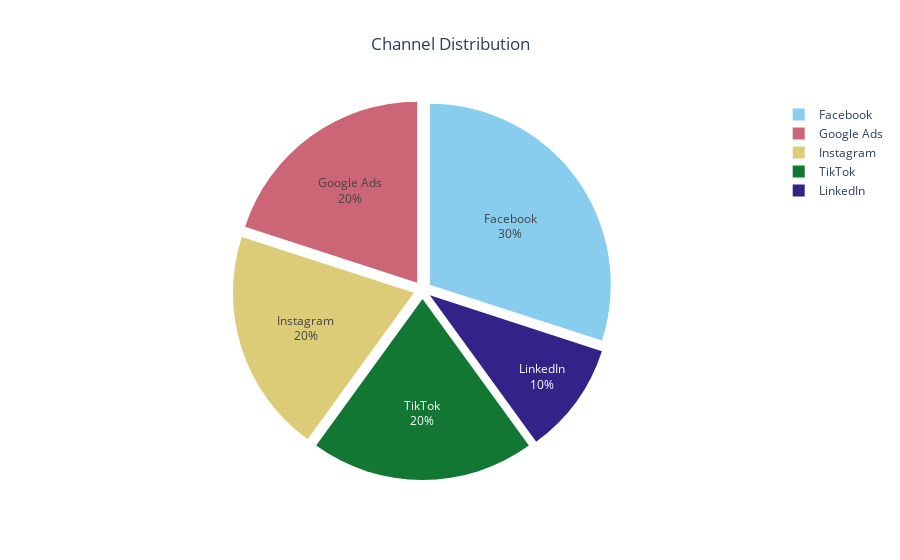

The notebook cell this image was saved under:
### Code cell
import plotly.express as px

fig = px.pie(
    channel_count,
    names="channel",       # labels
    values="pct",          # sizes
    title="Channel Distribution",
    color_discrete_sequence=px.colors.qualitative.Safe
)

# Style like your matplotlib chart
fig.update_traces(
    textinfo="percent+label", 
    pull=[0.05]*len(channel_count),   # explode slices slightly
    textposition="inside"
)
fig.update_layout(
    title_x=0.5,    # center the title
    template="plotly_white"
)

fig.show()

### Figure 1 — Plotly figure (JSON) as saved in the notebook; plotly's stock layout.template omitted (floating-point values rounded to 4 significant figures)
{"data": [{"domain": {"x": [0, 1], "y": [0, 1]}, "hovertemplate": "channel=%{label}<br>pct=%{value}<extra></extra>", "labels": ["Facebook", "Google Ads", "Instagram", "LinkedIn", "TikTok"], "legendgroup": "", "name": "", "pull": [0.05, 0.05, 0.05, 0.05, 0.05], "showlegend": true, "textinfo": "percent+label", "textposition": "inside", "type": "pie", "values": [30.0, 20.0, 20.0, 10.0, 20.0]}], "layout": {"legend": {"tracegroupgap": 0}, "piecolorway": ["rgb(136, 204, 238)", "rgb(204, 102, 119)", "rgb(221, 204, 119)", "rgb(17, 119, 51)", "rgb(51, 34, 136)", "rgb(170, 68, 153)", "rgb(68, 170, 153)", "rgb(153, 153, 51)", "rgb(136, 34, 85)", "rgb(102, 17, 0)", "rgb(136, 136, 136)"], "title": {"text": "Channel Distribution", "x": 0.5}}}
